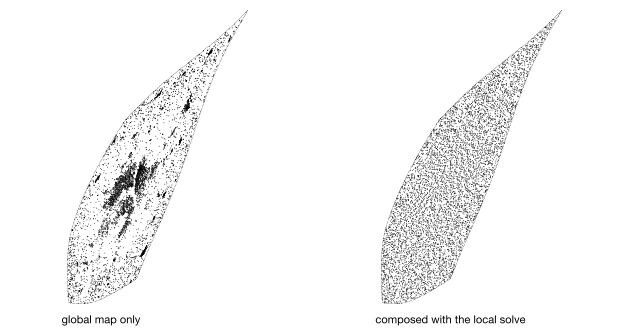

The script that drew this image:
"""Figure 5: the Delhi window, one dot per 10,000 people, under the global map alone and under the
global map composed with the local 300 m transport solve.
    python fig5_delhi.py [window_name=delhi] [people_per_dot=1e4]"""
import sys, json, os, numpy as np, rasterio
from rasterio.windows import Window
from scipy import ndimage
from figstyle import *
from warp_vectors import frame_mesh  # noqa (uses HC_GLOBAL via experiments/<exp>)

name = sys.argv[1] if len(sys.argv) > 1 else "delhi"
per = float(sys.argv[2]) if len(sys.argv) > 2 else 1e4
d = os.path.join(ROOT, "experiments", "nested", name)
z = np.load(os.path.join(d, "mesh.npz")); prm = json.load(open(os.path.join(d, "params.json"))); met = json.load(open(os.path.join(d, "metrics.json")))
XA, YA = z["X"].astype(np.float64), z["Y"].astype(np.float64); n = int(z["n"]); lon0, lat1, dx = float(z["lon0"]), float(z["lat1"]), float(z["dx"])
tile = os.environ.get("HC_GHS3", os.path.join(RAW, "ghs3ss", "delhi_region_3ss.tif"))
with rasterio.open(tile) as src:
    T3 = src.transform; c0 = int(round((lon0 - T3.c) / T3.a)); r0 = int(round((T3.f - lat1) / T3.a))
    P = src.read(1, window=Window(c0, r0, n, n)).astype(np.float64); P[P < 0] = 0
assert abs(P.sum() - prm["population"]) < 1e-3 * prm["population"], (P.sum(), prm["population"])
# the global map alone: window corners through the global mesh
grid, XG, YG, pg = frame_mesh(prm["global"]); W = grid.W
ys, xs = np.mgrid[0:n + 1, 0:n + 1].astype(np.float64)
def compose(xw, yw):
    lon = lon0 + xw * dx; lat = lat1 - yw * dx; gx, gy = grid.xy(lon, lat)
    wp = render.warp_points(np.stack([gx.ravel(), gy.ravel()], 1), XG, YG, W)
    return wp[:, 0].reshape(xw.shape), wp[:, 1].reshape(xw.shape)
XB, YB = compose(xs, ys)
dots = systematic_dots(P, per, seed=20260912)
def through(Xm, Ym, pts):
    return np.stack([ndimage.map_coordinates(Xm, [pts[:, 1], pts[:, 0]], order=1, mode="nearest"),
                     ndimage.map_coordinates(Ym, [pts[:, 1], pts[:, 0]], order=1, mode="nearest")], 1)
db, da = through(XB, YB, dots), through(XA, YA, dots)
# common extent in global-map pixels
allp = np.vstack([db, da, np.stack([XB.ravel(), YB.ravel()], 1), np.stack([XA.ravel(), YA.ravel()], 1)])
x0, x1 = allp[:, 0].min(), allp[:, 0].max(); y0, y1 = allp[:, 1].min(), allp[:, 1].max()
pad = 0.02 * max(x1 - x0, y1 - y0)
fig = figure(TEXT_W_MM, TEXT_W_MM / 2 + 4)
axs = fig.subplots(1, 2)
for ax, pts, Xm, Ym, label in ((axs[0], db, XB, YB, "global map only"), (axs[1], da, XA, YA, "composed with the local solve")):
    # the window's rim
    rim = np.vstack([np.stack([Xm[0], Ym[0]], 1), np.stack([Xm[:, -1], Ym[:, -1]], 1), np.stack([Xm[-1][::-1], Ym[-1][::-1]], 1), np.stack([Xm[::-1, 0], Ym[::-1, 0]], 1)])
    ax.plot(rim[:, 0], rim[:, 1], color=INK, lw=0.4, ls=(0, (1, 1.5)), zorder=2)
    ax.scatter(pts[:, 0], pts[:, 1], s=0.4, c=INK, linewidths=0, zorder=4)
    ax.set_xlim(x0 - pad, x1 + pad); ax.set_ylim(y1 + pad, y0 - pad); ax.set_aspect("equal"); ax.axis("off")
    ax.text(0.0, -0.01, label, transform=ax.transAxes, ha="left", va="top", fontsize=8)
save(fig, "fig5_delhi")
provenance("fig5_delhi", window=prm, metrics=met, people_per_dot=per, n_dots=int(len(dots)), tile_path=tile, mesh_path=os.path.join(d, "mesh.npz"),
           dots="systematic sampling of the 3 arcsecond raster, seed 20260912; positions mapped through the corner meshes bilinearly")
